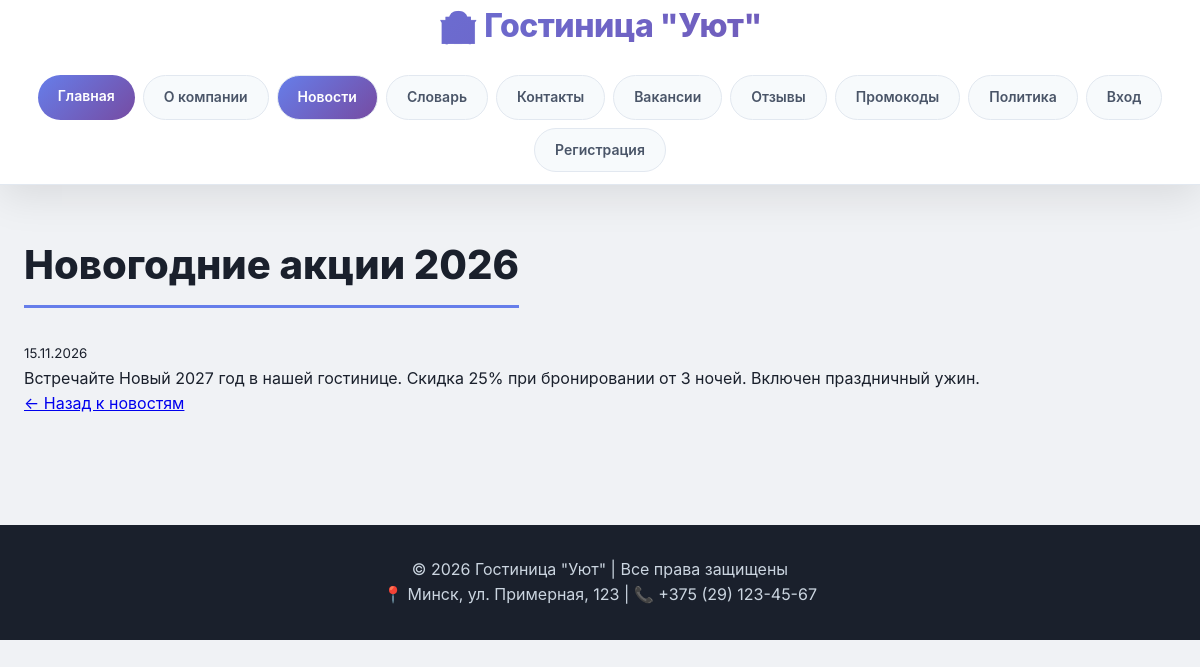
Screenshot of /news/2/ with the database file from the repository.
### hotel/models.py (models this page shows, shortened)
class News(models.Model):
    title = models.CharField(max_length=200)
    short_description = models.CharField(max_length=300)
    full_text = models.TextField()
    image = models.ImageField(upload_to='news/', null=True, blank=True)
    created_at = models.DateTimeField(auto_now_add=True)
    published_at = models.DateTimeField(default=timezone.now)
    class Meta:
        verbose_name = 'Новость'
        verbose_name_plural = 'Новости'
        ordering = ['-published_at']

### hotel/views.py (the view)
# urls.py: path('news/<int:news_id>/', views.news_detail, name='news_detail'),
def news_detail(request, news_id):
    news = get_object_or_404(News, id=news_id)
    return render(request, 'hotel/news_detail.html', {'news': news})

### hotel/templates/hotel/news_detail.html (shortened to what this page needs)
{% extends 'hotel/base.html' %}
{% block content %}
<h2>{{ news.title }}</h2>
<p><small>{{ news.published_at|date:"d.m.Y" }}</small></p>
<p>{{ news.full_text }}</p>
<a href="/news/">← Назад к новостям</a>
{% endblock %}

### hotel/static/hotel/css/style.css (style rules this page uses)
:root { --primary: #667eea; --primary-dark: #5a67d8; --secondary: #f56565; --dark: #2d3748; --light: #f7fafc; --gray: #718096; --success: #48bb78; --warning: #ed8936; --gradient: linear-gradient(135deg, #667eea 0%, #764ba2 100%); --shadow: 0 10px 40px rgba(0,0,0,0.1); --shadow-hover: 0 20px 60px rgba(0,0,0,0.15); --border-radius: 16px; --transition: all 0.3s ease; }
* { margin: 0; padding: 0; box-sizing: border-box; }
body { font-family: 'Inter', -apple-system, BlinkMacSystemFont, 'Segoe UI', Roboto, sans-serif; background: #f0f2f5; color: #1a202c; line-height: 1.6; min-height: 100vh; }
main h2 { font-size: 2.5rem; font-weight: 800; margin-bottom: 32px; color: #1a202c; border-bottom: 3px solid var(--primary); display: inline-block; padding-bottom: 8px; }

### rows the page displays
News: title "Новогодние акции 2026", published_at "15.11.2026", full_text "Встречайте Новый 2027 год в нашей гостинице. Скидка 25% при бронировании от 3 ночей. Включен праздничный ужин."
